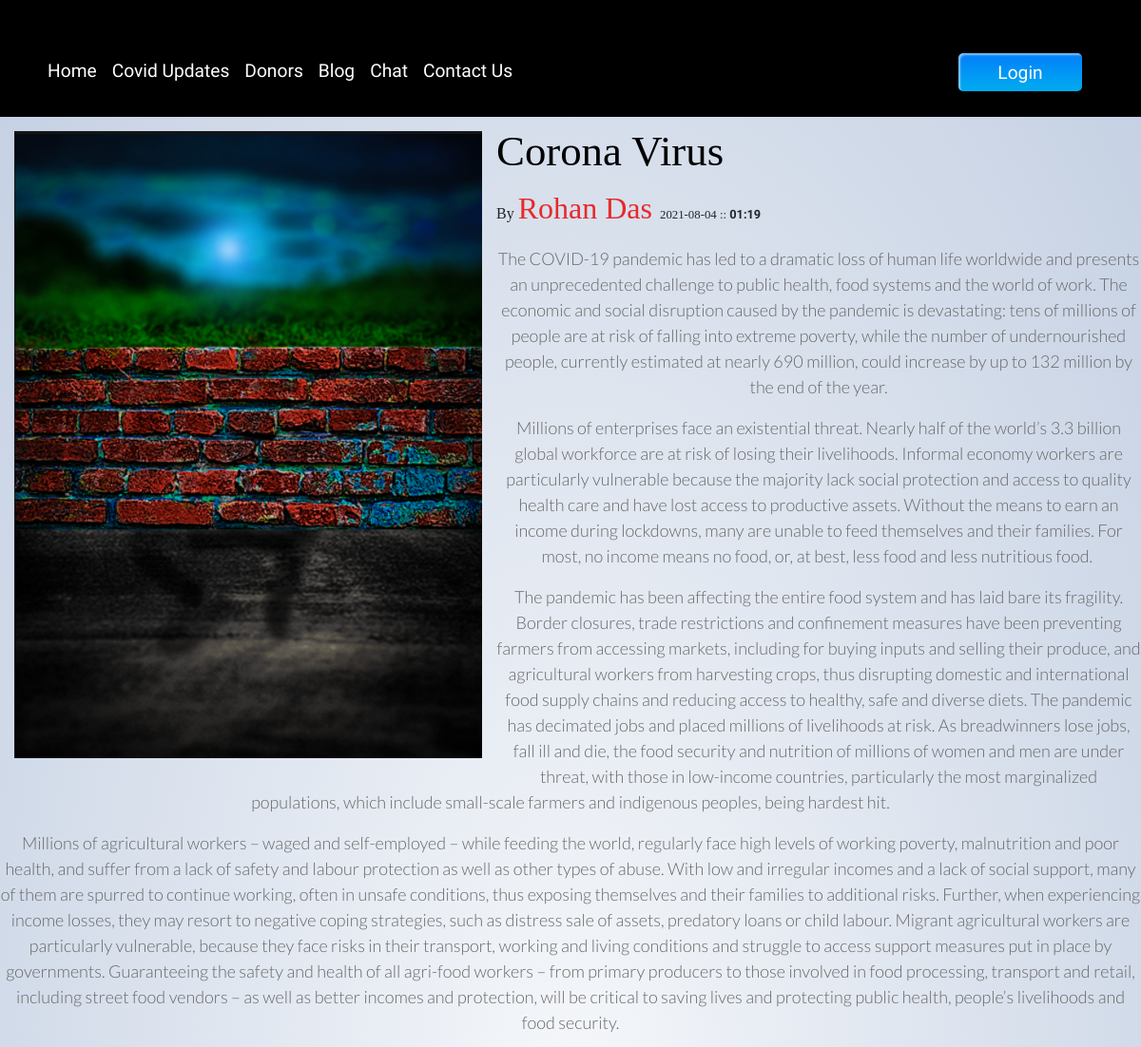
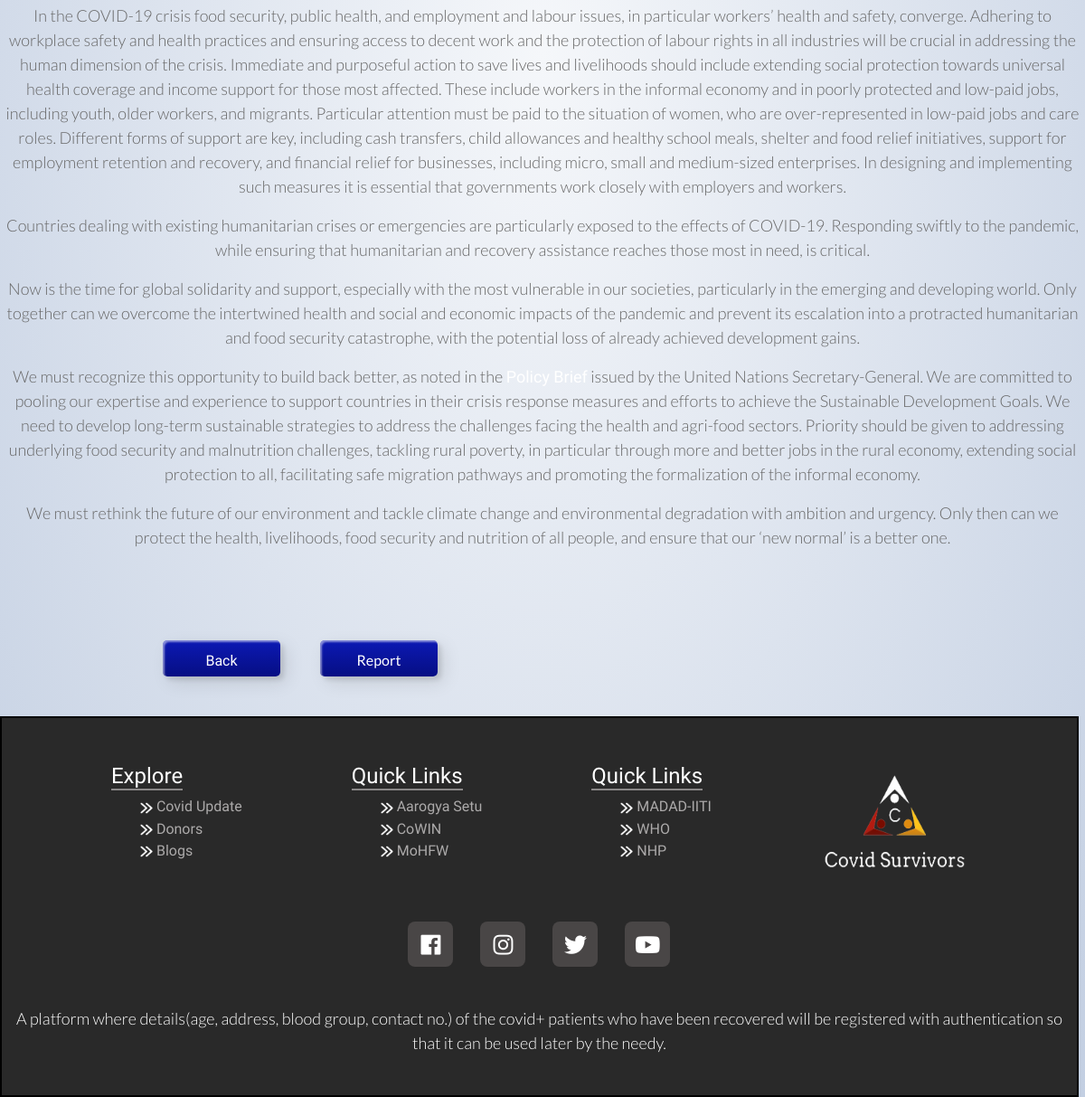
/blog/96, run on the app's committed database (2 pictures, top to bottom).
### blog/models.py (models this page shows, shortened)
class Post(models.Model):
    sno=models.AutoField(primary_key=True)
    title=models.CharField(max_length=255)
    author=models.CharField(max_length=50)
    authorUsername=models.CharField(max_length=50, default="")
    Timestamp=models.CharField(max_length=50)
    blog_img = models.ImageField(upload_to='')
    content=models.TextField()

### blog/views.py (the view, shortened to what this page needs)
# urls.py: path('<int:mysno>', views.blogPost, name='blogPost'),
def blogPost(request, mysno):
    post = Post.objects.filter(sno=mysno).first()
    return render(request, "blog/blogPost.html", {"post": post})

### templates/blog/blogPost.html (shortened to what this page needs)
{% extends 'base.html' %}
{% block body %}
 {% if post.blog_img != "exampleImage" %}
  <img class="blog_image" src="media/{{post.blog_img}}" alt="image">
 {% endif %}
<h2 id="heading">{{post.title}}</h2>
By
<span class="aut"> {{post.author}} </span>
<span id="time">
  {{post.Timestamp | slice:"0:11"}} :: <b>{{post.Timestamp | slice:"11:16"}} </b></span>
<p>
  {% autoescape off %}{{post.content}}{% endautoescape %}
</p>
<div class="ff">
<div class="b">
  <a href="/blog" >
    <button class="custom-btn btn-1"><span>Back</span></button>
  </a>
  <button id="myBtn" class="custom-btn btn-1">
    Report</button>
</div></div>
 {% endblock %}

### home/static/base.css (style rules this page uses)
body { background-image: radial-gradient(#f5f7fa , #c3cfe2); font-family: 'Times New Roman', Times, serif; }
p { font-family: 'Lato', sans-serif; font-weight: 300; text-align: center; font-size: 18px; color: #676767; }
button { margin: 20px; }
.custom-btn { width: 130px; height: 40px; color: #fff; border-radius: 5px; padding: 10px 25px; font-family: 'Lato', sans-serif; font-weight: 500; background: transparent; cursor: pointer; transition: all 0.3s ease; position: relative; display: inline-block; box-shadow:inset 2px 2px 2px 0px rgba(255,255,255,.5), 7px 7px 20px 0px rgba(0,0,0,.1), 4px 4px 5px 0px rgba(0,0,0,.1); outline: none; }
.btn-1 { background: rgb(6,14,131); background: linear-gradient(0deg, rgba(6,14,131,1) 0%, rgba(12,25,180,1) 100%); border: none; }

### templates/blog/blogPost.html (style rules this page uses)
.blog_image { min-width: 10px; max-width: 80%; float: left; margin: 15px; }
#heading { font-size: 2.8em; padding-top: 10px; color:rgb(0, 0, 0) ; font-family: 'Times New Roman', Times, serif; }
.aut { color: rgb(230, 42, 42); font-size: 2em; font-family: 'Times New Roman', Times, serif; }
#time { font-size: 0.8em; font-family: cursive; }
.ff { margin-left: 20vh; margin-top: 10vh; margin-bottom: 3vh; }

### templates/base.html (style rules this page uses)
* { font-family: 'Baloo Bhai 2', cursive; padding: 0; margin: 0; z-index: 1; }
a { text-decoration: none; color: white; font: weight 9px; }
* { -webkit-box-sizing: border-box; -moz-box-sizing: border-box; box-sizing: border-box; }
* { box-sizing: border-box; padding: 0; margin: 0; }
body { background-image: radial-gradient(#f5f7fa , #c3cfe2); }

### data on the page
Post: blog_img (picture), title "Corona Virus", author "Rohan Das", Timestamp "2021-08-04", Timestamp "01:19", content "The COVID-19 pandemic has led to a dramatic loss of human life worldwide and presents an unprecedented challenge to public health, food systems and the world of work. The economic and social disruption caused by the pandemic is devastating: tens of millions of people are at risk of falling into extreme poverty, while the number of undernourished people, currently estimated at nearly 690 million, could increase by up to 132 million by the end of the year. Millions of enterprises face an existential threat. Nearly half of the world’s 3.3 billion global workforce are at risk of losing their livelihoods. Informal economy workers are particularly vulnerable because the majority lack social…"
